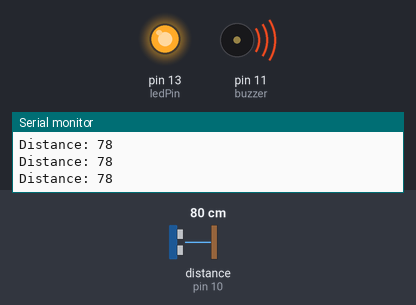
Simulated run of this sketch. Board: Arduino Uno, built with avr-gcc and run on an emulated ATmega328P. Parts: output pins drawn as LEDs (lit = HIGH), buzzer (waves = sounding, pin HIGH), the last lines printed to the serial monitor. Wiring (inferred from the names in the program): ultrasonic range finder: trigger pin 9; echo pin 10. The inputs (shaded band) are chosen by the test bench; at power-on: distance to the obstacle (sensor on pin 10) 80 cm. The echo pulse lasts 58.3 µs per cm; pins used as bus, display or sensor lines are not drawn.

Above: at 1.2 s.
1.3 s: distance to the obstacle (sensor on pin 10) set to 100 cm
2.8 s: distance to the obstacle (sensor on pin 10) set to 106 cm
At 3.5 s:
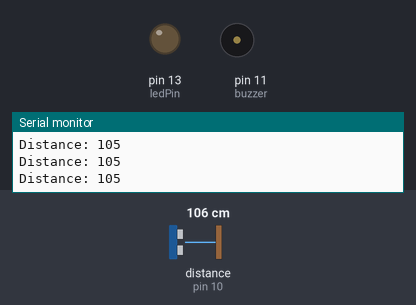
Timing chart, 0 to 5.8 s (numbered marks = the images above; inputs shaded):
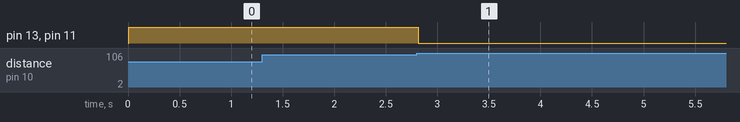

Measured:
- the behaviour switches between 102 and 103 cm on distance to the obstacle (sensor on pin 10) (found by bisection; images 0 and 1)
- after the input at 2.8 s, pin 13 (ledPin), pin 11 (buzzer): HIGH → LOW at once

The sketch:

sbs-code.ino
```cpp
// Rakha Adrian Nur Tanaya SMK TELKOM MALANG
//deklarasi pin
const int trigPin = 9;
const int echoPin = 10;
const int buzzer = 11;
const int ledPin = 13;

//variabel
long duration;
int distance;
int safetyDistance;

void setup() {
  pinMode(trigPin, OUTPUT);
  pinMode(echoPin, INPUT);
  pinMode(buzzer, OUTPUT);
  pinMode(ledPin, OUTPUT);
  Serial.begin(9600);
}

void loop() {
  // hapus trigPin
  digitalWrite(trigPin, LOW);
  delayMicroseconds(2);
  // Set trigPin pada HIGH state 10ms
  digitalWrite(trigPin, HIGH);
  delayMicroseconds(10);
  digitalWrite(trigPin, LOW);
  // read echoPin
  duration = pulseIn(echoPin, HIGH);
  // menghitung jarak/distance
  distance = duration * 0.034 / 2;
  safetyDistance = distance;
  if (safetyDistance <= 100) {
    digitalWrite(buzzer, HIGH);
    digitalWrite(ledPin, HIGH);
  } else {
    digitalWrite(buzzer, LOW);
    digitalWrite(ledPin, LOW);
  }
  // Print distance di serial monitor
  Serial.print("Distance: ");
  Serial.println(distance);
}
```
